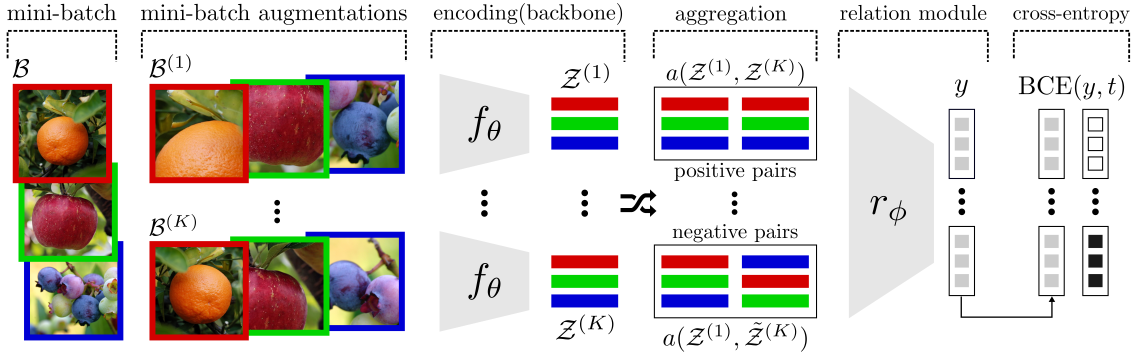
#> input picture SSL2/etc/model.png, 2267 x 711 px (shown at 1/2 size)
$ python -i ImageAugPart3.py   (imports and definitions only)   (older library calls are emulated)
#> lines starting #> are read from the running program, lines starting #| are printed output that depends on the picture; after the words box and inside, x2 and y2 are one past the last pixel; in counts of white or black regions, pixels touching at a corner belong together
#> further down, picture is the input picture: shape (711, 2267, 3); mean B, G, R 202, 206.2, 212
#Name: Aisangam
#Url: http://www.aisangam.com/
#Blog: http://www.aisangam.com/blog/
#Company: Aisangam
#YouTube Link: https://www.youtube.com/channel/UC9x_PL-LPk3Wp5V85F4GLHQ
#Discription: https://youtu.be/NQUsbkZsCjc?list=PLCK5Mm9zwPkFt1iX30kD5eJ9hy-EeijQn

import cv2
from skimage.exposure import rescale_intensity
from skimage.segmentation import slic
from skimage.util import img_as_float
from skimage import io
import numpy as np
# (x1, y1) (left, top)
# (right, bottom) (x2, y2)

# (top,right,bottom,left)
# (32,64,0,0)

Folder_name="augmented_image_part3"
Extension=".jpg"

# [9 lines left out: functions sharpen_image, emboss_image, not called in this run]

def edge_image(image,ksize):
    image = cv2.Sobel(image,cv2.CV_16U,1,0,ksize=ksize)
    cv2.imwrite(Folder_name + "/Edge-"+str(ksize) + Extension, image)

def addeptive_gaussian_noise(image):
    h,s,v=cv2.split(image)
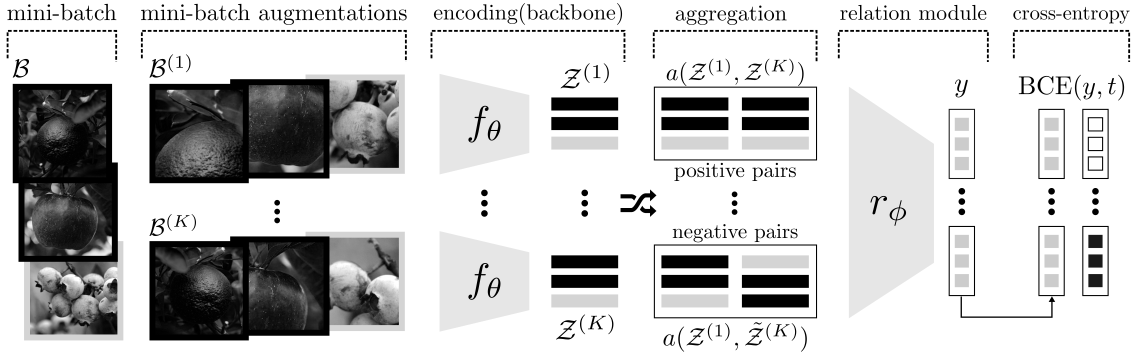
#> h: shape (711, 2267) (shown at 1/2 size); min 0, max 255, mean 202
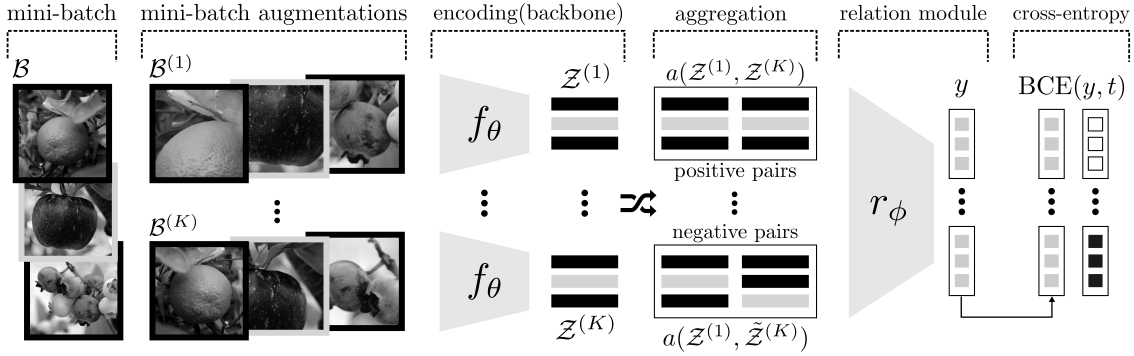
#> s: shape (711, 2267) (shown at 1/2 size); min 0, max 255, mean 206.2
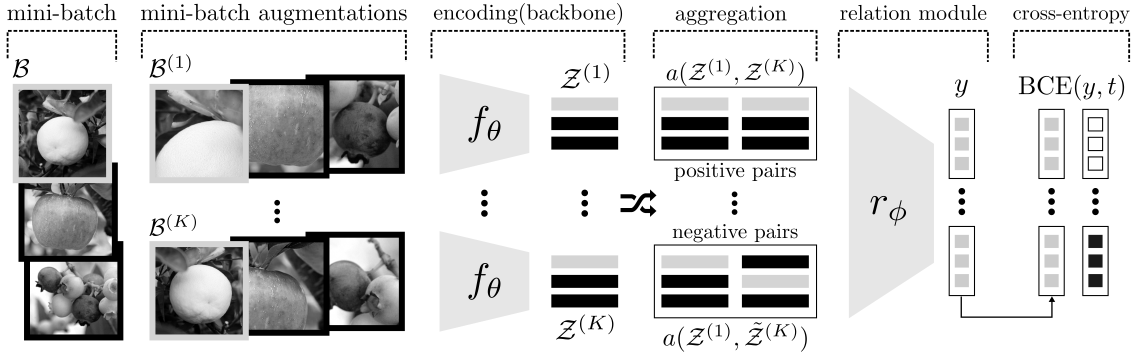
#> v: shape (711, 2267) (shown at 1/2 size); min 0, max 255, mean 212
    s = cv2.adaptiveThreshold(s, 255, cv2.ADAPTIVE_THRESH_GAUSSIAN_C, cv2.THRESH_BINARY_INV, 11, 2)
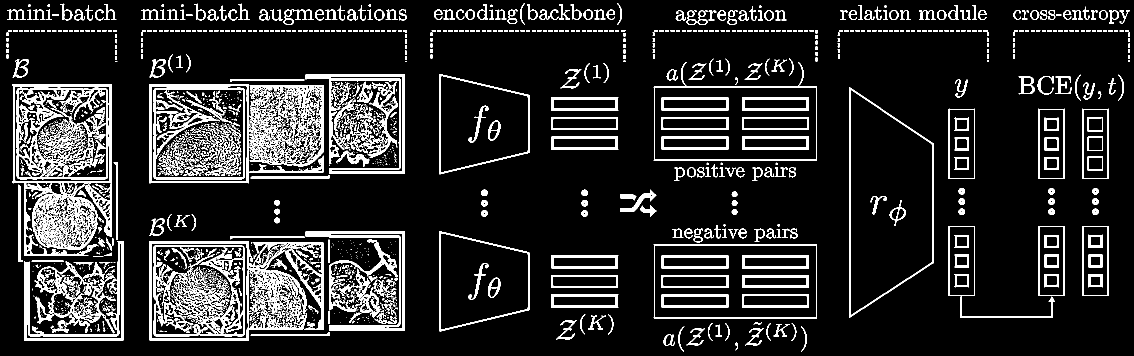
#> s: shape (711, 2267) (shown at 1/2 size); 13.4% white; 2684 white regions (1875 under 20 px), largest, box (x1, y1, x2, y2) and area: (25, 168, 224, 512) 14004, (299, 482, 647, 681) 13352, (299, 168, 647, 367) 12982
    h = cv2.adaptiveThreshold(h, 255, cv2.ADAPTIVE_THRESH_GAUSSIAN_C, cv2.THRESH_BINARY_INV, 11, 2)
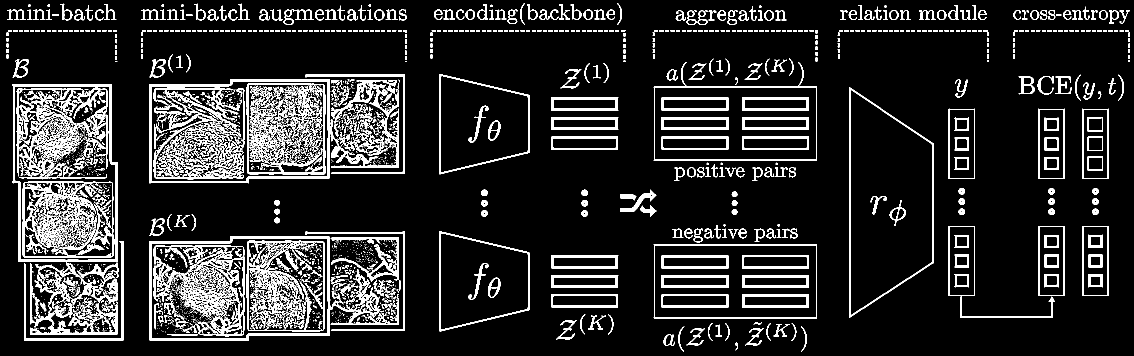
#> h: shape (711, 2267) (shown at 1/2 size); 13.3% white; 3168 white regions (2316 under 20 px), largest, box (x1, y1, x2, y2) and area: (25, 168, 238, 669) 13669, (33, 175, 217, 359) 11667, (307, 490, 490, 673) 9657
    v = cv2.adaptiveThreshold(v, 255, cv2.ADAPTIVE_THRESH_GAUSSIAN_C, cv2.THRESH_BINARY_INV, 11, 2)
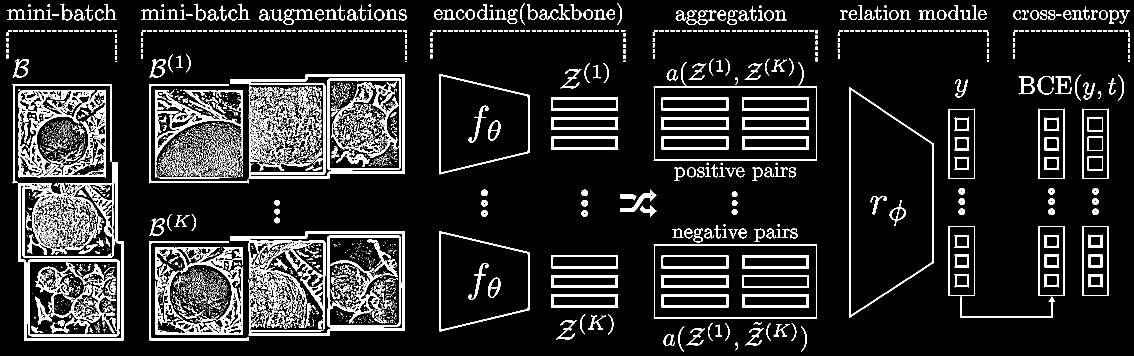
#> v: shape (711, 2267) (shown at 1/2 size); 12.8% white; 4151 white regions (3297 under 20 px), largest, box (x1, y1, x2, y2) and area: (37, 325, 247, 681) 12539, (37, 179, 212, 355) 10869, (311, 494, 486, 669) 9275
    image=cv2.merge([h,s,v])
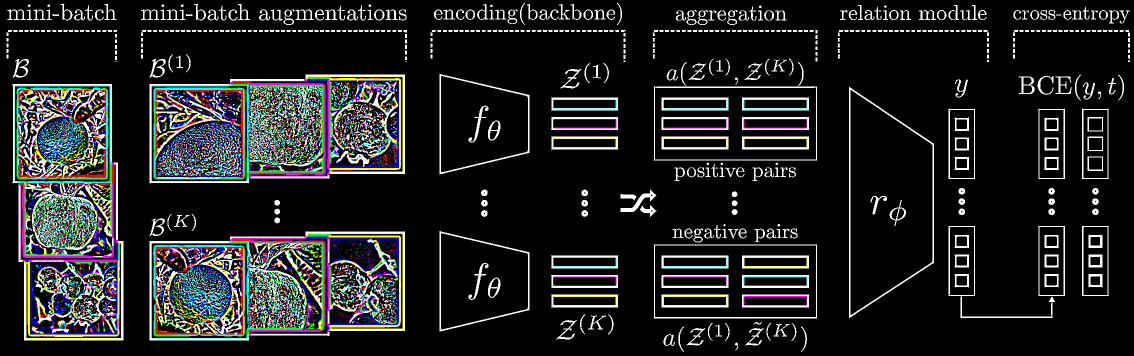
#> image: shape (711, 2267, 3) (shown at 1/2 size); mean B, G, R 33.8, 34.1, 32.6
    return image

# [36 lines left out: functions salt_image, paper_image, salt_and_paper_image, contrast_image, not called in this run]

def edge_detect_canny_image(image,th1,th2):
    image = cv2.Canny(image,th1,th2)
    cv2.imwrite(Folder_name + "/Edge Canny-" + str(th1) + "*" + str(th2) + Extension, image)

def grayscale_image(image):
    image= cv2.cvtColor(image, cv2.COLOR_BGR2GRAY)
    cv2.imwrite(Folder_name + "/Grayscale-" + Extension, image)


# [35 lines of commented-out code are left out]

>>> import cv2
>>> picture = cv2.imread('../SSL2/etc/model.png')
>>> result = addeptive_gaussian_noise(picture)
